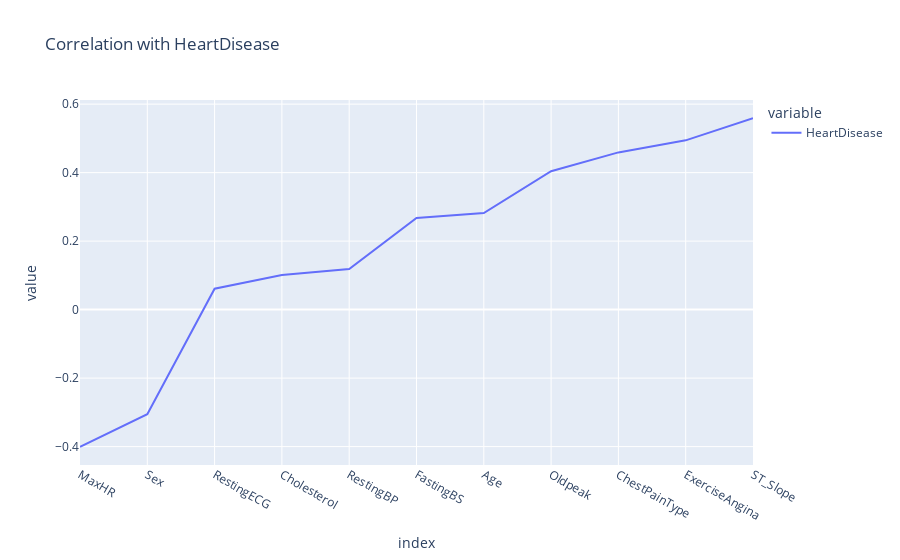

Write notebook code for a chart like this one.
### Code cell
px.line(heart_df.corr()['HeartDisease'][:-1].sort_values(), title='Correlation with HeartDisease')

### Figure 1 — Plotly figure (JSON) as saved in the notebook; plotly's stock layout.template omitted (floating-point values rounded to 4 significant figures)
{"data": [{"hovertemplate": "variable=HeartDisease<br>index=%{x}<br>value=%{y}<extra></extra>", "legendgroup": "HeartDisease", "line": {"color": "#636efa", "dash": "solid"}, "marker": {"symbol": "circle"}, "mode": "lines", "name": "HeartDisease", "orientation": "v", "showlegend": true, "type": "scatter", "x": ["MaxHR", "Sex", "RestingECG", "Cholesterol", "RestingBP", "FastingBS", "Age", "Oldpeak", "ChestPainType", "ExerciseAngina", "ST_Slope"], "xaxis": "x", "y": [-0.4004, -0.3054, 0.06101, 0.1013, 0.1183, 0.2673, 0.282, 0.404, 0.459, 0.4943, 0.5588], "yaxis": "y"}], "layout": {"legend": {"title": {"text": "variable"}, "tracegroupgap": 0}, "title": {"text": "Correlation with HeartDisease"}, "xaxis": {"anchor": "y", "domain": [0, 1], "title": {"text": "index"}}, "yaxis": {"anchor": "x", "domain": [0, 1], "title": {"text": "value"}}}}
